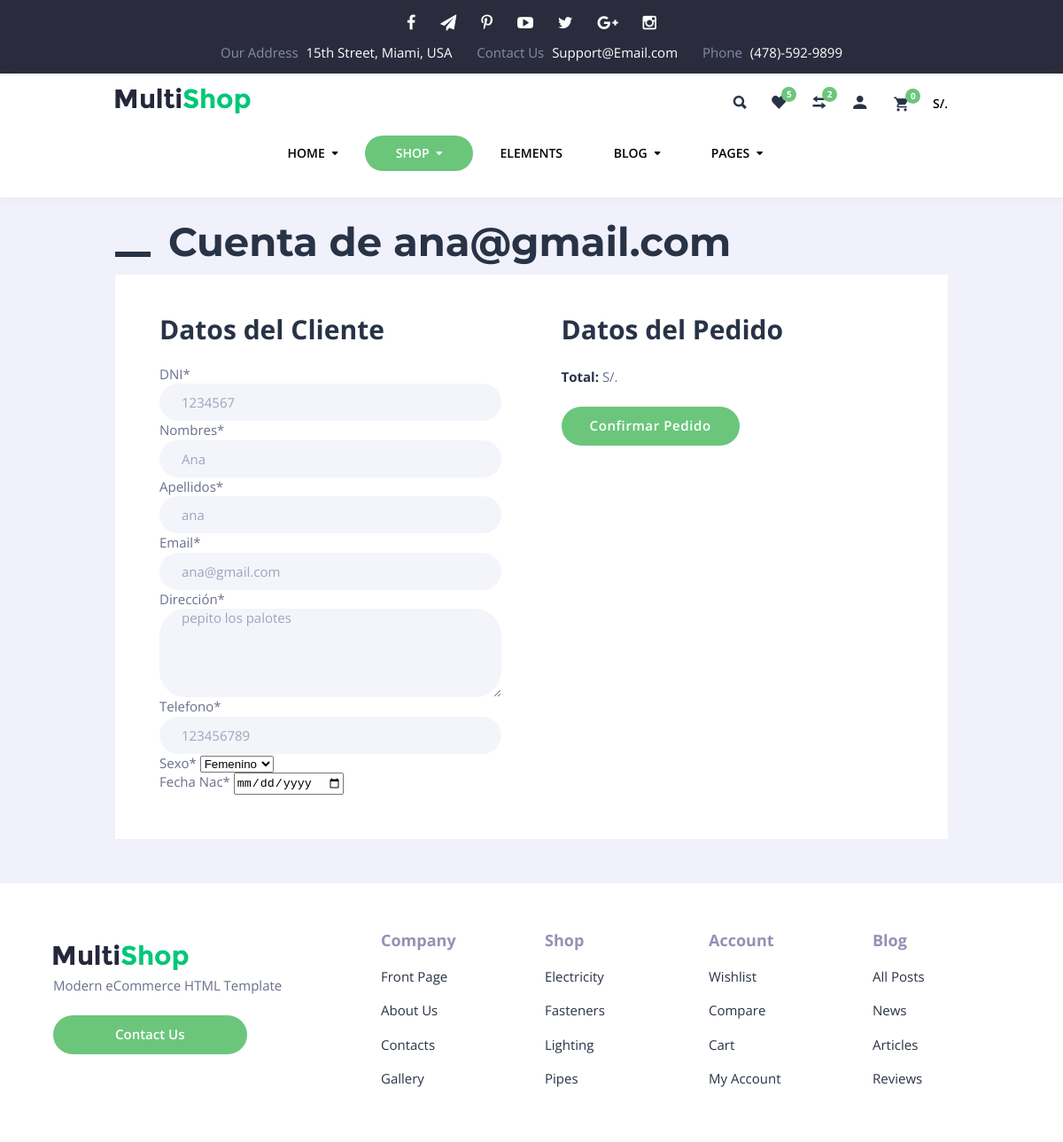
The app's page /pedido (signed in) with its own data.
### web/models.py (models this page shows, shortened)
class Cliente(models.Model):
    usuario = models.OneToOneField(User,on_delete=models.RESTRICT)
    nombre = models.CharField(max_length=255)
    dni = models.CharField(max_length=8)
    sexo = models.CharField(max_length=1)
    telefono = models.CharField(max_length=20)
    fecha_nacimiento = models.DateField(null=True)
    direccion = models.TextField()
    class Meta:
        db_table = 'tbl_cliente'

### web/views.py (the view)
# urls.py: path('pedido',views.pedido,name='pedido'),
@login_required(login_url='/login')
def pedido(request):
    data = {}
    if request.user.first_name != '':
        data.update({'nombre':request.user.first_name})
    if request.user.last_name != '':
        data.update({'apellidos':request.user.last_name})
    data.update({'email':request.user.username})
    try:
        obj_cliente = Cliente.objects.get(usuario=request.user)
        data_cliente = {
            'direccion':obj_cliente.direccion,
            'telefono':obj_cliente.telefono,
            'dni':obj_cliente.dni,
            'fecha_nacimiento':obj_cliente.fecha_nacimiento,
            'sexo':obj_cliente.sexo
        }
    except:
        data_cliente = {
            'direccion':'',
            'telefono':'',
            'dni':'',
            'fecha_nacimiento':'',
            'sexo':'M'
        }
    data.update(data_cliente)
    form_cliente = ClienteForm(data)
    context = {
        'frm_cliente':form_cliente
    }
    return render(request,'pedido.html',context)

### web/forms.py
class ClienteForm(forms.Form):
    SEXO_CHOICES = (
        ('M','Masculino'),
        ('F','Femenino')
    )
    dni = forms.CharField(label='DNI',
                          max_length=8)
    nombre = forms.CharField(label='Nombres',
                             max_length=200,
                             required=True)
    apellidos = forms.CharField(label='Apellidos',
                                max_length=200,
                                required=True)
    email = forms.EmailField(label='Email',required=True)
    direccion = forms.CharField(label='Dirección',widget=forms.Textarea)
    telefono = forms.CharField(label='Telefono',max_length=20)
    sexo = forms.ChoiceField(label='Sexo',choices=SEXO_CHOICES,
                             widget=forms.Select(attrs={'class': 'form-select'}))
    fecha_nacimiento = forms.DateField(label='Fecha Nac',
                                       input_formats=['%Y-%m-%d'],
                                       widget=DateInput())

### web/templates/pedido.html (shortened to what this page needs)
{% extends 'layout.html' %}
{% load crispy_forms_tags %}
{% block content %}
<div class="cont maincont">
    <h1 class="maincont-ttl">Cuenta de {{user.username}}</h1>
    <article class="page-cont">
        <div class="page-styling">
        <form method="POST" action="/pedido/add" class="register">
            <div class="auth-wrap">
                <div class="auth-col">
                    <h2>Datos del Cliente</h2>
                        {{frm_cliente|crispy}}
                </div>
                <div class="auth-col">
                    <h2>Datos del Pedido</h2>
                    <div class="widget_shopping_cart">
                        <div class="widget_shopping_cart_content">
                            <p class="total"><b>Total:</b> S/.{{request.session.cart_total }}</p>
                            <p class="auth-submit">
                                <input type="submit" value="Confirmar Pedido">
                            </p>
                        </div>
                    </div>
                </div>
            </div>
        </form>
        </div>
    </article>
</div>
{% endblock %}

### web/static/css/media.css (style rules this page uses)
@media only screen and (max-width : 1220px) { .cont { width: 970px; } }

### records on screen
Cliente: dni "1234567", nombre "Ana", direccion "pepito los palotes", telefono "123456789", sexo "Femenino"

### other values on screen
{{ request.session.cart.items|length }} "0"
{{ user.username }} "ana@gmail.com"
